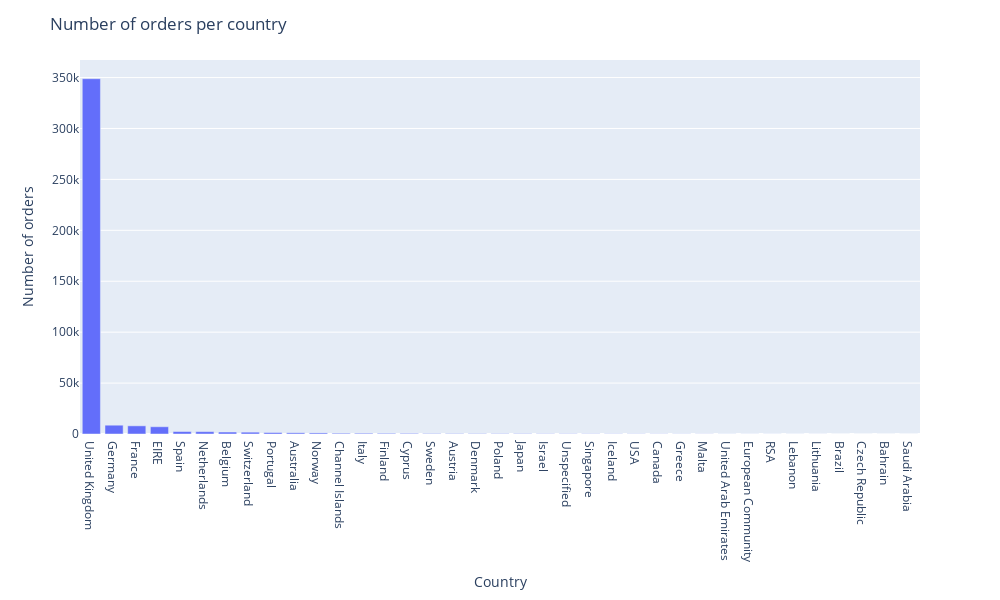

The notebook cell saved with this chart:
### Markdown cell above
Figure out how many orders were from each country:

### Code cell
country_order_num = data_nonzero_price.groupby(by='Country')['InvoiceNo'].count().sort_values(ascending=False)

country_order_fig = px.bar(
    country_order_num,
    x=country_order_num.index,
    y=country_order_num.values
    )
country_order_fig.update_layout(
        autosize=False, 
        width=1000, 
        height=600,
        title_text="Number of orders per country")
country_order_fig.layout.xaxis.title.text = "Country"
country_order_fig.layout.yaxis.title.text = "Number of orders"
country_order_fig.show()

### Figure 1 — Plotly figure (JSON) as saved in the notebook; plotly's stock layout.template omitted (floating-point values rounded to 4 significant figures)
{"data": [{"alignmentgroup": "True", "hovertemplate": "Country=%{x}<br>y=%{y}<extra></extra>", "legendgroup": "", "marker": {"color": "#636efa", "pattern": {"shape": ""}}, "name": "", "offsetgroup": "", "orientation": "v", "showlegend": false, "textposition": "auto", "type": "bar", "x": ["United Kingdom", "Germany", "France", "EIRE", "Spain", "Netherlands", "Belgium", "Switzerland", "Portugal", "Australia", "Norway", "Channel Islands", "Italy", "Finland", "Cyprus", "Sweden", "Austria", "Denmark", "Poland", "Japan", "Israel", "Unspecified", "Singapore", "Iceland", "USA", "Canada", "Greece", "Malta", "United Arab Emirates", "European Community", "RSA", "Lebanon", "Lithuania", "Brazil", "Czech Republic", "Bahrain", "Saudi Arabia"], "xaxis": "x", "y": [348872, 8643, 8019, 7126, 2417, 2322, 1935, 1810, 1416, 1180, 1048, 743, 741, 647, 601, 427, 384, 367, 325, 321, 245, 241, 215, 182, 179, 150, 142, 109, 67, 57, 57, 45, 35, 32, 24, 17, 9], "yaxis": "y"}], "layout": {"autosize": false, "barmode": "relative", "height": 600, "legend": {"tracegroupgap": 0}, "margin": {"t": 60}, "title": {"text": "Number of orders per country"}, "width": 1000, "xaxis": {"anchor": "y", "domain": [0, 1], "title": {"text": "Country"}}, "yaxis": {"anchor": "x", "domain": [0, 1], "title": {"text": "Number of orders"}}}}
